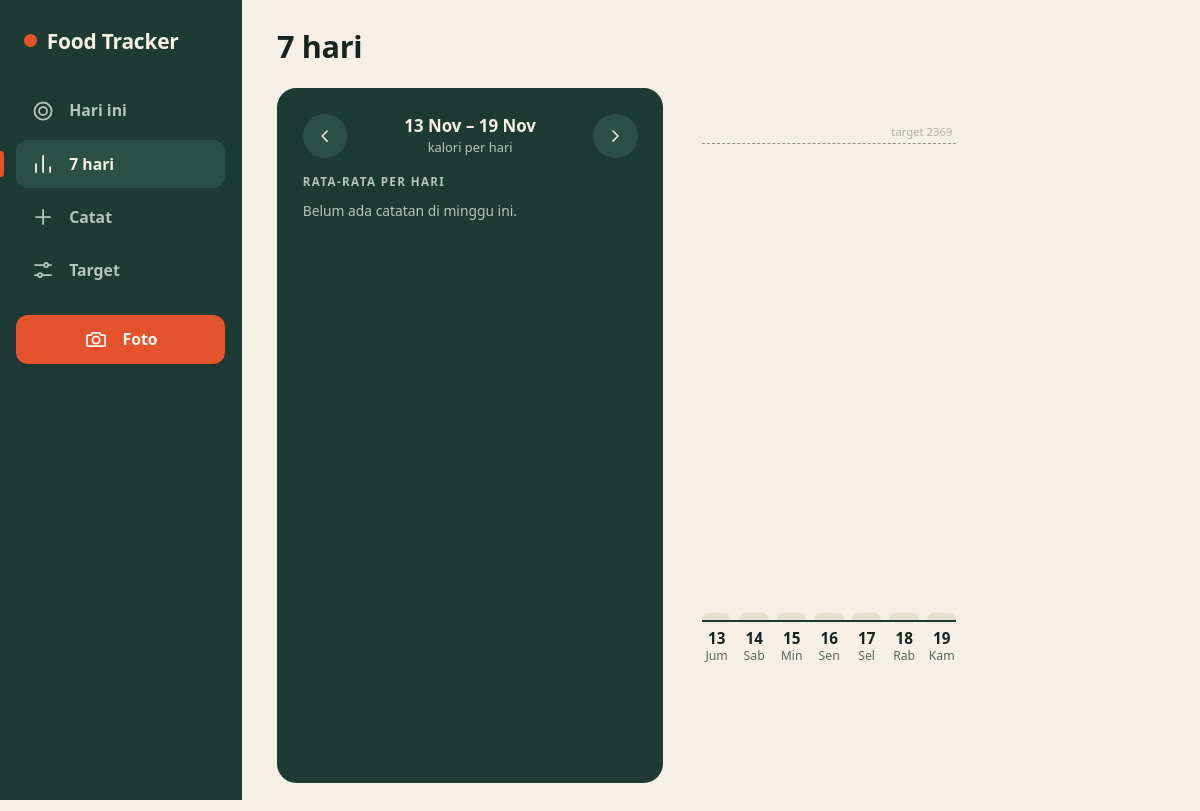
The page /week?end=2026-11-19 on the database as committed earlier.
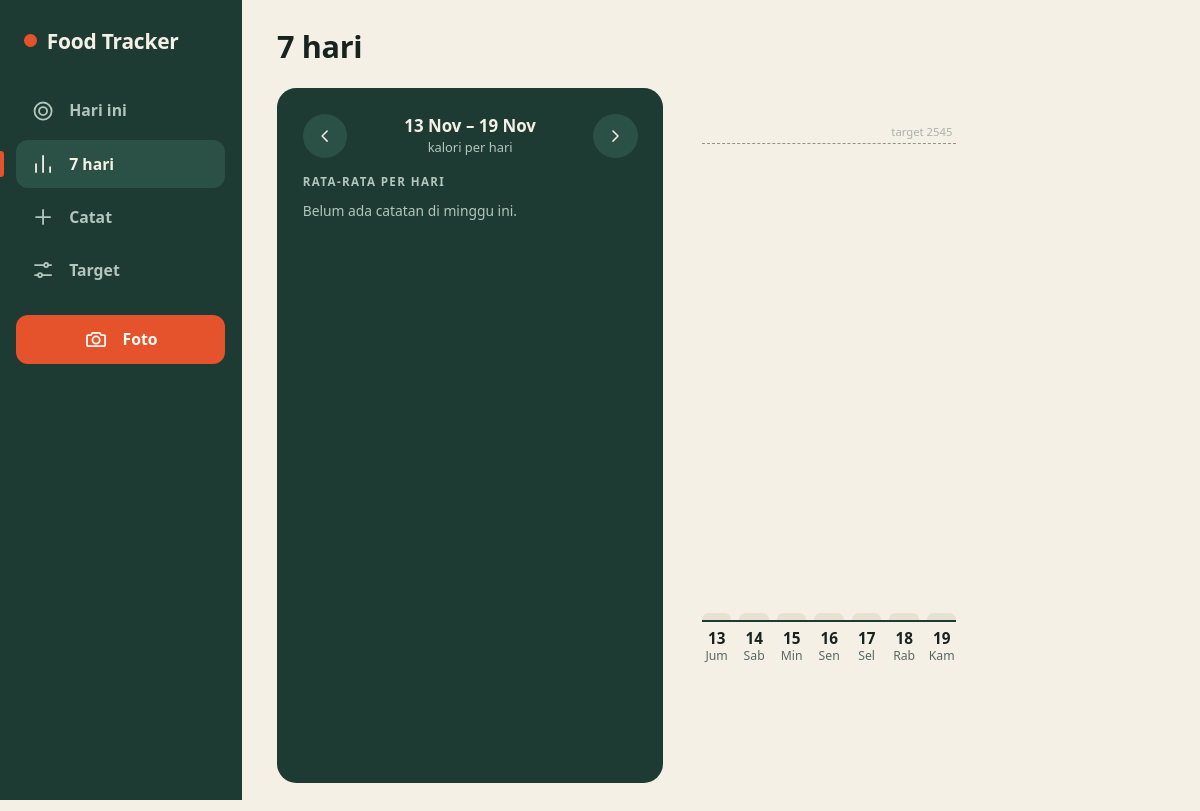
The same page on the database as committed later.
### tables this page shows
CREATE TABLE targets (
            id INTEGER PRIMARY KEY CHECK (id = 1),
            kcal REAL NOT NULL, protein REAL NOT NULL, carbs REAL NOT NULL, fat REAL NOT NULL);

### main.py (the view)
@app.get("/week")
def week(request: Request, end: str = ""):
    last = parse_day(end)
    first = last - timedelta(days=6)
    with get_connection() as conn:
        rows = {r["day"]: r for r in conn.execute(DAILY_SQL, (first.isoformat(), last.isoformat()))}
        targets = get_targets(conn)
        akg = akg_for(get_profile(conn))
        micros = week_micros(conn, first, last, sorted(rows), akg)
    days = []
    for n in range(7):
        d = first + timedelta(days=n)
        r = rows.get(d.isoformat())
        days.append({"date": d, "logged": r is not None,
                     "kcal": r["kcal"] if r else 0.0})
    logged = [rows[k] for k in rows]
    avg = {key: (sum(r[key] for r in logged) / len(logged) if logged else 0)
           for key in ("kcal", "protein", "carbs", "fat")}
    scale = max([d["kcal"] for d in days] + [targets["kcal"] if targets else 0, 1]) * 1.1
    return templates.TemplateResponse(request, "week.html", {
        "page": "week", "days": days, "targets": targets, "avg": avg,
        "logged_days": len(logged), "scale": scale, "micros": micros, "akg": akg,
        "prev_end": last - timedelta(days=7), "next_end": last + timedelta(days=7),
    })

### templates/week.html (shortened to what this page needs)
{% extends "base.html" %}
{% from "_icons.html" import icon %}
{% block heading %}7 hari{% endblock %}
{% block content %}
  <div class="cols three">
  <section class="panel">
    <div class="daynav">
      <a href="/week?end={{ prev_end.isoformat() }}" aria-label="Minggu sebelumnya">{{ icon("left") }}</a>
      <div class="when"><b>{{ days[0].date|tgl("short") }} &ndash; {{ days[-1].date|tgl("short") }}</b><span>kalori per hari</span></div>
      <a href="/week?end={{ next_end.isoformat() }}" aria-label="Minggu berikutnya">{{ icon("right") }}</a>
    </div>
    <h2 style="margin-top:1.1rem">Rata-rata per hari</h2>
    {% if logged_days %}
    <div class="stats">
      <div><small>Kalori</small><b>{{ "%.0f"|format(avg.kcal) }} <span>kcal</span></b></div>
      <div><small>Protein</small><b>{{ "%.0f"|format(avg.protein) }} <span>g</span></b></div>
      <div><small>Karbo</small><b>{{ "%.0f"|format(avg.carbs) }} <span>g</span></b></div>
      <div><small>Lemak</small><b>{{ "%.0f"|format(avg.fat) }} <span>g</span></b></div>
    </div>
    <p class="hint">{{ logged_days }} hari tercatat. Hari tanpa catatan tidak dihitung, supaya rata-rata tidak turun palsu.</p>
    {% else %}
    <p class="sub">Belum ada catatan di minggu ini.</p>
    {% endif %}
  </section>
  <div>
    <div class="chart">
      {% if targets %}<div class="goal-line" style="bottom:{{ 100 * targets.kcal / scale }}%"><span>target {{ "%.0f"|format(targets.kcal) }}</span></div>{% endif %}
      {% for d in days %}
      <a class="col {% if not d.logged %}none{% elif targets and d.kcal > targets.kcal %}over{% endif %}" href="/?day={{ d.date.isoformat() }}" aria-label="{{ d.date|tgl('short') }}: {{ '%.0f'|format(d.kcal) }} kcal">
        <i style="height:{{ [100 * d.kcal / scale, 1.5]|max }}%"></i>
      </a>
      {% endfor %}
    </div>
    <div class="days">{% for d in days %}<a href="/?day={{ d.date.isoformat() }}"><b>{{ d.date.day }}</b>{{ d.date|hari(true) }}</a>{% endfor %}</div>
  </div>
  </div>
{% endblock %}

### templates/base.html (shortened to what this page needs)
{% from "_icons.html" import icon %}
<!DOCTYPE html>
<html lang="id">
<head>
  <link rel="stylesheet" href="/styles.css">
</head>
<body class="pg-{{ page }}">
<div class="shell">
  <nav class="nav" aria-label="Menu utama">
    <a class="brand" href="/"><span class="brand-dot"></span>Food Tracker</a>
    <a href="/" class="nav-link {% if page == 'today' %}on{% endif %}">{{ icon("today") }}<span>Hari ini</span></a>
    <a href="/week" class="nav-link {% if page == 'week' %}on{% endif %}">{{ icon("week") }}<span>7 hari</span></a>
    <a href="/photo" class="nav-link nav-main {% if page == 'photo' %}on{% endif %}"><b class="nav-disc">{{ icon("photo") }}</b><span>Foto</span></a>
    <a href="/add" class="nav-link {% if page == 'add' %}on{% endif %}">{{ icon("add") }}<span>Catat</span></a>
    <a href="/settings" class="nav-link {% if page == 'settings' %}on{% endif %}">{{ icon("target") }}<span>Target</span></a>
  </nav>
  <div class="stage">
    <header class="appbar">
      <h1>{% block heading %}Food Tracker{% endblock %}</h1>
    </header>
    <main class="page">
{% block content %}{% endblock %}
    </main>
  </div>
</div>
</body>
</html>

### templates/_icons.html
{% macro icon(name) -%}
<svg class="ic" viewBox="0 0 24 24" aria-hidden="true" fill="none" stroke="currentColor" stroke-width="1.8" stroke-linecap="round" stroke-linejoin="round">
{%- if name == "today" -%}<circle cx="12" cy="12" r="8.5"/><circle cx="12" cy="12" r="4"/>
{%- elif name == "week" -%}<path d="M5 20v-8M12 20V4M19 20v-5"/>
{%- elif name == "photo" -%}<path d="M4 8h3l1.5-2.2h7L17 8h3a1 1 0 0 1 1 1v9a1 1 0 0 1-1 1H4a1 1 0 0 1-1-1V9a1 1 0 0 1 1-1z"/><circle cx="12" cy="13" r="3.6"/>
{%- elif name == "add" -%}<path d="M12 5v14M5 12h14"/>
{%- elif name == "target" -%}<path d="M4 7h9M17 7h3M4 17h3M11 17h9"/><circle cx="15" cy="7" r="2"/><circle cx="9" cy="17" r="2"/>
{%- elif name == "left" -%}<path d="m14.5 6-6 6 6 6"/>
{%- elif name == "right" -%}<path d="m9.5 6 6 6-6 6"/>
{%- elif name == "gallery" -%}<rect x="3.5" y="4.5" width="17" height="15" rx="2"/><circle cx="9" cy="10" r="1.6"/><path d="m4 17 5-4.5 4 3.5 3-2.5 4 3.5"/>
{%- elif name == "close" -%}<path d="M6 6l12 12M18 6 6 18"/>
{%- endif -%}
</svg>
{%- endmacro %}

Rows that differ between the two databases and show on the page:
changed targets: kcal "2369" → "2545"
